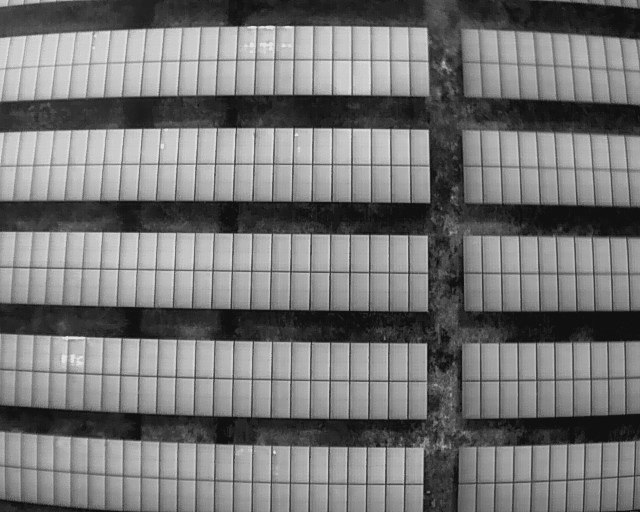
#> input picture Results/INPUT.jpg, 640 x 512 px
$ python ipcv_geometry.py
#> lines starting #> are read from the running program, lines starting #| are printed output that depends on the picture; after the words box and inside, x2 and y2 are one past the last pixel; in counts of white or black regions, pixels touching at a corner belong together
#> in run_demo, nadir is the input picture: shape (512, 640); min 3, max 236, mean 118.3
# ipcv_geometry.py
"""
Classical geometric computer vision for aerial PV thermography.

Oblique drone captures foreshorten module tables into trapezoids, which skews pixel
areas, defect sizes and cell pitch. This module recovers a metric top-down view of a
module table with a planar homography - no learning involved:

    1. Segmentation   Gaussian blur -> Otsu threshold (valid pixels only) ->
                      morphological opening (cuts ground-clutter bridges between
                      tables) and closing (refills cell/busbar grid lines) give a
                      binary mask of module surfaces.
    2. Contours       cv2.findContours extracts each table outline; the convex hull is
                      simplified with cv2.approxPolyDP (epsilon swept until exactly four
                      vertices remain, minAreaRect as a fallback).
    3. Homography     The four ordered corners (TL, TR, BR, BL) and the target rectangle
                      define H via cv2.getPerspectiveTransform (direct linear transform
                      with 4 correspondences, 8 DoF).
    4. Rectification  cv2.warpPerspective resamples the table into a normalised
                      640 x 640 orthographic frame (and an aspect-true variant).

Run directly for an evaluator demonstration:

    python ipcv_geometry.py                       # sample image, synthetic 28 deg pitch
    python ipcv_geometry.py --image my_oblique.jpg --no-simulate

The demo synthesises an oblique capture from the nadir sample using a physically
modelled camera rotation H = K R K^-1, then recovers the top-down view and reports the
corner re-projection error against ground truth and the normalised cross-correlation
between the recovered and the true top-down module table.
"""

from __future__ import annotations

import argparse
import os
import sys
from dataclasses import dataclass, field
from typing import Dict, List, Optional, Sequence, Tuple

import cv2
import numpy as np

PROJECT_ROOT = os.path.dirname(os.path.abspath(__file__))
DEFAULT_IMAGE = os.path.join(PROJECT_ROOT, "Results", "INPUT.jpg")
DEFAULT_FIGURE = os.path.join(PROJECT_ROOT, "Results", "HOMOGRAPHY_RECTIFICATION.png")
DEFAULT_RECTIFIED = os.path.join(PROJECT_ROOT, "Results", "RECTIFIED_PANEL.png")

CORNER_LABELS = ("TL", "TR", "BR", "BL")


@dataclass
class PanelQuad:
    """A module table outline approximated by an ordered quadrilateral."""

    corners: np.ndarray            # (4, 2) float32, ordered TL, TR, BR, BL
    contour_area: float            # pixel area enclosed by the raw contour
    quad_area: float               # pixel area of the fitted quadrilateral
    method: str                    # "approxPolyDP" or "minAreaRect"
    epsilon_frac: float            # approxPolyDP epsilon as a fraction of the perimeter
    contour: np.ndarray = field(repr=False, default=None)

    @property
    def rectangularity(self) -> float:
        """Contour area / quad area; 1.0 means the outline is a perfect quadrilateral."""
        return float(self.contour_area / self.quad_area) if self.quad_area > 0 else 0.0

    @property
    def centroid(self) -> np.ndarray:
        return self.corners.mean(axis=0)

    def edge_lengths(self) -> Tuple[float, float]:
        """Mean horizontal (top/bottom) and vertical (left/right) edge lengths in pixels."""
        tl, tr, br, bl = self.corners
        width = (np.linalg.norm(tr - tl) + np.linalg.norm(br - bl)) / 2.0
        height = (np.linalg.norm(bl - tl) + np.linalg.norm(br - tr)) / 2.0
        return float(width), float(height)

    # [12 lines left out: function to_dict, not called in this run]


@dataclass
class RectificationResult:
    """Output of a homography rectification."""

    warped: np.ndarray             # rectified image
    homography: np.ndarray         # 3x3 matrix mapping source -> rectified
    source_corners: np.ndarray     # (4, 2) source quad
    output_size: Tuple[int, int]   # (width, height)


def to_gray(image: np.ndarray) -> np.ndarray:
    """Converts BGR/RGB/gray uint8 input to a single-channel uint8 image."""
    if image.ndim == 2:
        return image
    if image.shape[2] == 4:
        image = image[:, :, :3]
    return cv2.cvtColor(image, cv2.COLOR_BGR2GRAY)


def segment_panel_mask(gray: np.ndarray, merge_rows: bool = False) -> np.ndarray:
    """
    Produces a binary mask of PV module surfaces.

    Module glass is warmer (brighter) than vegetation and gravel in operating
    conditions, so Otsu's threshold separates the two populations. The threshold is
    computed only over valid pixels, so zero padding from a previous warp cannot
    skew the histogram. Opening first (kernel wider than ground speckle bridges)
    disconnects neighbouring tables; a small closing then refills the dark
    inter-cell grid lines. With ``merge_rows`` a tall vertical closing also bridges
    the inter-row aisles so that a whole array block becomes one region.
    """
    gray = to_gray(gray)
    h, w = gray.shape[:2]
    blurred = cv2.GaussianBlur(gray, (5, 5), 0)
    valid = gray > 0
    if np.count_nonzero(valid) < 64:
        return np.zeros_like(gray)
    t_otsu, _ = cv2.threshold(blurred[valid].reshape(-1, 1), 0, 255,
                              cv2.THRESH_BINARY + cv2.THRESH_OTSU)
    mask = ((blurred > t_otsu) & valid).astype(np.uint8) * 255

    unit = max(3, int(round(min(h, w) / 128)))  # 4 px at 512-640 px resolution
    open_kernel = cv2.getStructuringElement(cv2.MORPH_ELLIPSE, (2 * unit - 1, 2 * unit - 1))
    close_kernel = cv2.getStructuringElement(cv2.MORPH_RECT, (unit + 1, unit + 1))
    mask = cv2.morphologyEx(mask, cv2.MORPH_OPEN, open_kernel, iterations=1)
    mask = cv2.morphologyEx(mask, cv2.MORPH_CLOSE, close_kernel, iterations=1)

    if merge_rows:
        tall = cv2.getStructuringElement(cv2.MORPH_RECT, (unit, 12 * unit))
        mask = cv2.morphologyEx(mask, cv2.MORPH_CLOSE, tall, iterations=1)

    # Fill interior holes (dark busbars / cold cells) so contours stay simple.
    contours, _ = cv2.findContours(mask, cv2.RETR_EXTERNAL, cv2.CHAIN_APPROX_SIMPLE)
    filled = np.zeros_like(mask)
    cv2.drawContours(filled, contours, -1, 255, thickness=cv2.FILLED)
    return filled


def order_corners(points: np.ndarray) -> np.ndarray:
    """
    Orders four points as TL, TR, BR, BL.

    Sorts by angle around the centroid (robust to rotations where the classic
    sum/difference heuristic fails), then rotates the cycle so the corner with the
    smallest x + y comes first.
    """
    pts = np.asarray(points, dtype=np.float32).reshape(4, 2)
    center = pts.mean(axis=0)
    angles = np.arctan2(pts[:, 1] - center[1], pts[:, 0] - center[0])
    pts = pts[np.argsort(angles)]           # clockwise in image coordinates (y down)
    start = int(np.argmin(pts.sum(axis=1)))
    return np.roll(pts, -start, axis=0).astype(np.float32)


def approximate_quadrilateral(contour: np.ndarray) -> Tuple[np.ndarray, str, float]:
    """
    Fits a 4-vertex polygon to a contour.

    The convex hull is simplified with cv2.approxPolyDP while epsilon is swept from 1%
    to 12% of the perimeter; the first 4-vertex result is accepted. If no epsilon
    yields exactly four vertices, the minimum-area rotated rectangle is used.
    """
    hull = cv2.convexHull(contour)
    perimeter = cv2.arcLength(hull, True)
    for eps_frac in np.linspace(0.01, 0.12, 23):
        approx = cv2.approxPolyDP(hull, float(eps_frac) * perimeter, True)
        if len(approx) == 4:
            return order_corners(approx.reshape(4, 2)), "approxPolyDP", float(eps_frac)
    box = cv2.boxPoints(cv2.minAreaRect(contour))
    return order_corners(box), "minAreaRect", 0.0


def refine_corners_line_fit(contour: np.ndarray, corners: np.ndarray) -> np.ndarray:
    """
    Sub-pixel corner refinement by least-squares edge fitting.

    approxPolyDP can only return vertices that lie on the (pixel-quantised) contour.
    Here every contour point is assigned to its nearest quad side; points in the
    central 80% of each side are fitted with a robust (Huber) line via cv2.fitLine,
    and each corner is re-computed as the intersection of its two adjacent lines.
    This averages hundreds of boundary pixels per edge, typically cutting the corner
    error from a few pixels to well under one pixel.
    """
    pts = contour.reshape(-1, 2).astype(np.float64)
    quad = order_corners(corners).astype(np.float64)
    if len(pts) < 16:
        return quad.astype(np.float32)

    sides = [(quad[i], quad[(i + 1) % 4]) for i in range(4)]
    distances, params = [], []
    for a, b in sides:
        ab = b - a
        t = np.clip(((pts - a) @ ab) / max(float(ab @ ab), 1e-9), 0.0, 1.0)
        distances.append(np.linalg.norm(pts - (a + t[:, None] * ab), axis=1))
        params.append(t)
    distances = np.stack(distances, axis=1)
    params = np.stack(params, axis=1)
    nearest = distances.argmin(axis=1)

    lines = []
    for i, (a, b) in enumerate(sides):
        selected = pts[(nearest == i) & (params[:, i] > 0.1) & (params[:, i] < 0.9)]
        if len(selected) < 4:
            selected = np.linspace(a, b, 10)
        vx, vy, x0, y0 = cv2.fitLine(selected.astype(np.float32), cv2.DIST_HUBER, 0, 0.01, 0.01).ravel()
        lines.append((np.array([x0, y0], dtype=np.float64), np.array([vx, vy], dtype=np.float64)))

    refined = []
    for i in range(4):
        (p1, d1), (p2, d2) = lines[(i - 1) % 4], lines[i]
        system = np.array([d1, -d2]).T
        if abs(np.linalg.det(system)) < 1e-9:
            refined.append(quad[i])
            continue
        s = np.linalg.solve(system, p2 - p1)
        refined.append(p1 + s[0] * d1)
    refined = np.array(refined, dtype=np.float32)

    # Guard against degenerate intersections (nearly parallel edges): keep the original.
    if np.max(np.linalg.norm(refined - quad.astype(np.float32), axis=1)) > 0.25 * np.ptp(quad, axis=0).max():
        return quad.astype(np.float32)
    return order_corners(refined)


def detect_panel_quads(
    image: np.ndarray,
    min_area_frac: float = 0.008,
    max_quads: int = 40,
    merge_rows: bool = False,
    refine: bool = True,
) -> Tuple[List[PanelQuad], np.ndarray]:
    """
    Detects module-table quadrilaterals.

    Contours smaller than ``min_area_frac`` of the frame are ignored. With ``refine``
    the approxPolyDP corners are refined to sub-pixel accuracy by edge line fitting.

    Returns:
        (quads sorted by area descending, binary segmentation mask)
    """
    gray = to_gray(image)
    h, w = gray.shape[:2]
    mask = segment_panel_mask(gray, merge_rows=merge_rows)
    # CHAIN_APPROX_NONE keeps every boundary pixel for the least-squares edge refinement.
    contours, _ = cv2.findContours(mask, cv2.RETR_EXTERNAL, cv2.CHAIN_APPROX_NONE)

    min_area = min_area_frac * h * w
    quads: List[PanelQuad] = []
    for contour in contours:
        area = float(cv2.contourArea(contour))
        if area < min_area:
            continue
        corners, method, eps = approximate_quadrilateral(contour)
        if refine:
            corners = refine_corners_line_fit(contour, corners)
            method = f"{method} + LSQ edge refinement"
        quad_area = float(cv2.contourArea(corners.reshape(-1, 1, 2)))
        if quad_area <= 0:
            continue
        quads.append(PanelQuad(corners=corners, contour_area=area, quad_area=quad_area,
                               method=method, epsilon_frac=eps, contour=contour))
    quads.sort(key=lambda q: q.contour_area, reverse=True)
    return quads[:max_quads], mask


def compute_homography(source_corners: np.ndarray, output_size: Tuple[int, int]) -> np.ndarray:
    """Solves the 3x3 homography mapping ordered source corners onto the output rectangle."""
    out_w, out_h = output_size
    destination = np.array([[0, 0], [out_w - 1, 0], [out_w - 1, out_h - 1], [0, out_h - 1]],
                           dtype=np.float32)
    return cv2.getPerspectiveTransform(order_corners(source_corners), destination)


def rectify_quad(
    image: np.ndarray,
    corners: np.ndarray,
    output_size: Tuple[int, int] = (640, 640),
) -> RectificationResult:
    """Warps the quadrilateral region into a fronto-parallel rectangle of ``output_size``."""
    H = compute_homography(corners, output_size)
    warped = cv2.warpPerspective(image, H, output_size, flags=cv2.INTER_CUBIC,
                                 borderMode=cv2.BORDER_CONSTANT, borderValue=0)
    return RectificationResult(warped=warped, homography=H,
                               source_corners=order_corners(corners), output_size=output_size)


def aspect_true_size(quad: PanelQuad, width: int = 640) -> Tuple[int, int]:
    """Output size that preserves the table's measured aspect ratio at a fixed width."""
    w_px, h_px = quad.edge_lengths()
    ratio = h_px / w_px if w_px > 0 else 1.0
    return width, max(16, int(round(width * ratio)))


def _hartley_normalizer(points: np.ndarray) -> np.ndarray:
    """Similarity transform moving points to zero mean and mean distance sqrt(2)."""
    pts = np.asarray(points, dtype=np.float64).reshape(-1, 2)
    center = pts.mean(axis=0)
    mean_dist = np.mean(np.linalg.norm(pts - center, axis=1))
    s = np.sqrt(2.0) / mean_dist if mean_dist > 1e-12 else 1.0
    return np.array([[s, 0, -s * center[0]], [0, s, -s * center[1]], [0, 0, 1]], dtype=np.float64)


def homography_diagnostics(
    H: np.ndarray,
    source_corners: Optional[np.ndarray] = None,
    output_size: Optional[Tuple[int, int]] = None,
) -> Dict[str, float]:
    """
    Numerical health of a homography.

    The raw condition number of H is dominated by its translation terms and is not
    meaningful, so when the correspondences are supplied the condition number is
    reported for the Hartley-normalised homography T_dst · H · T_src^-1 (the quantity
    that governs DLT stability). Also reports the 4-point re-projection residual and
    the projective (keystone) terms h31, h32.
    """
    Hn = H / H[2, 2] if abs(H[2, 2]) > 1e-12 else H
    diag = {
        "determinant": float(np.linalg.det(Hn)),
        "perspective_h31": float(Hn[2, 0]),
        "perspective_h32": float(Hn[2, 1]),
    }
    if source_corners is not None and output_size is not None:
        out_w, out_h = output_size
        src = order_corners(source_corners).astype(np.float64)
        dst = np.array([[0, 0], [out_w - 1, 0], [out_w - 1, out_h - 1], [0, out_h - 1]], dtype=np.float64)
        H_norm = _hartley_normalizer(dst) @ Hn @ np.linalg.inv(_hartley_normalizer(src))
        H_norm /= H_norm[2, 2]
        projected = cv2.perspectiveTransform(src.reshape(-1, 1, 2), Hn).reshape(4, 2)
        diag["normalized_condition_number"] = float(np.linalg.cond(H_norm))
        diag["reprojection_residual_px"] = float(np.linalg.norm(projected - dst, axis=1).mean())
    else:
        diag["normalized_condition_number"] = float(np.linalg.cond(Hn))
    return diag


def simulate_oblique_view(
    image: np.ndarray,
    pitch_deg: float = 28.0,
    roll_deg: float = 7.0,
    yaw_deg: float = 0.0,
    focal_scale: float = 1.1,
) -> Tuple[np.ndarray, np.ndarray]:
    """
    Synthesises an oblique capture of a planar scene from a nadir frame.

    A pure camera rotation induces the homography H = K R K^-1 (K: pinhole intrinsics
    with f = focal_scale * width). The result is re-centred and scaled to fit the
    original canvas.

    Returns:
        (oblique image, 3x3 ground-truth homography nadir -> oblique)
    """
#> called with pitch_deg = 28, roll_deg = 7, yaw_deg = 0, focal_scale = 1.1
    h, w = image.shape[:2]
    f = focal_scale * w
    K = np.array([[f, 0, w / 2.0], [0, f, h / 2.0], [0, 0, 1]], dtype=np.float64)
    p, r, y = np.deg2rad([pitch_deg, roll_deg, yaw_deg])
    Rx = np.array([[1, 0, 0], [0, np.cos(p), -np.sin(p)], [0, np.sin(p), np.cos(p)]])
    Ry = np.array([[np.cos(y), 0, np.sin(y)], [0, 1, 0], [-np.sin(y), 0, np.cos(y)]])
    Rz = np.array([[np.cos(r), -np.sin(r), 0], [np.sin(r), np.cos(r), 0], [0, 0, 1]])
    H_rot = K @ (Rz @ Ry @ Rx) @ np.linalg.inv(K)

    frame = np.array([[[0, 0]], [[w, 0]], [[w, h]], [[0, h]]], dtype=np.float64)
    projected = cv2.perspectiveTransform(frame, H_rot).reshape(4, 2)
    min_xy, max_xy = projected.min(axis=0), projected.max(axis=0)
    span = np.maximum(max_xy - min_xy, 1e-6)
    s = 0.96 * min(w / span[0], h / span[1])
    offset = np.array([w, h]) / 2.0 - s * (min_xy + max_xy) / 2.0
    S = np.array([[s, 0, offset[0]], [0, s, offset[1]], [0, 0, 1]], dtype=np.float64)
    H_true = S @ H_rot
    oblique = cv2.warpPerspective(image, H_true, (w, h), flags=cv2.INTER_LINEAR,
                                  borderMode=cv2.BORDER_CONSTANT, borderValue=0)
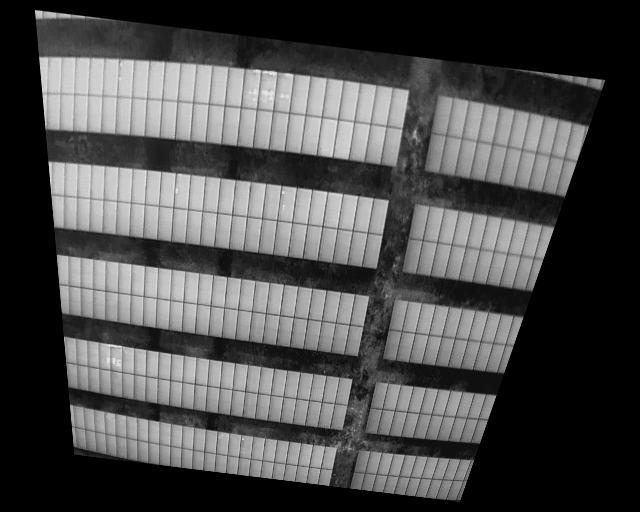
#> oblique: shape (512, 640); min 0, max 230, mean 76
    return oblique, H_true


def corner_reprojection_error(detected: np.ndarray, reference: np.ndarray) -> float:
    """Mean Euclidean distance (px) between two ordered corner sets."""
    return float(np.linalg.norm(order_corners(detected) - order_corners(reference), axis=1).mean())


def normalized_cross_correlation(a: np.ndarray, b: np.ndarray) -> float:
    """Zero-mean normalised cross-correlation of two equally sized grayscale images."""
    a = to_gray(a).astype(np.float64).ravel()
    b = to_gray(b).astype(np.float64).ravel()
    a -= a.mean()
    b -= b.mean()
    denom = np.sqrt((a * a).sum() * (b * b).sum())
    return float((a * b).sum() / denom) if denom > 0 else 0.0


def draw_quads(
    image: np.ndarray,
    quads: Sequence[PanelQuad],
    target_index: Optional[int] = 0,
) -> np.ndarray:
    """Draws all detected quads (green) and the rectification target (amber, with corner labels)."""
    canvas = cv2.cvtColor(image, cv2.COLOR_GRAY2BGR) if image.ndim == 2 else image.copy()
    scale = max(0.35, min(canvas.shape[:2]) / 1400.0)
    for i, quad in enumerate(quads):
        pts = quad.corners.astype(np.int32).reshape(-1, 1, 2)
        if quad.contour is not None:
            cv2.drawContours(canvas, [quad.contour], -1, (90, 160, 60), 1, cv2.LINE_AA)
        color = (11, 158, 245) if i == target_index else (80, 220, 120)
        cv2.polylines(canvas, [pts], True, color, 2 if i == target_index else 1, cv2.LINE_AA)
    if target_index is not None and 0 <= target_index < len(quads):
        for label, (x, y) in zip(CORNER_LABELS, quads[target_index].corners):
            center = (int(round(x)), int(round(y)))
            cv2.circle(canvas, center, 5, (11, 158, 245), -1, cv2.LINE_AA)
            cv2.circle(canvas, center, 5, (15, 15, 15), 1, cv2.LINE_AA)
            tx = min(max(center[0] + 6, 2), canvas.shape[1] - 30)
            ty = min(max(center[1] - 6, 14), canvas.shape[0] - 4)
            cv2.putText(canvas, label, (tx, ty), cv2.FONT_HERSHEY_SIMPLEX, scale, (15, 15, 15), 3, cv2.LINE_AA)
            cv2.putText(canvas, label, (tx, ty), cv2.FONT_HERSHEY_SIMPLEX, scale, (11, 158, 245), 1, cv2.LINE_AA)
    return canvas


# [33 lines left out: function analyze_panel_geometry, not called in this run]


def _match_quad(quads: Sequence[PanelQuad], expected_centroid: np.ndarray) -> Optional[int]:
    """Index of the quad whose centroid is nearest ``expected_centroid``."""
    if not quads:
        return None
    distances = [float(np.linalg.norm(q.centroid - expected_centroid)) for q in quads]
    return int(np.argmin(distances))


def _format_matrix(H: np.ndarray) -> str:
    return "\n".join("      [" + "  ".join(f"{v:+11.5f}" for v in row) + " ]" for row in H)


def run_demo(
    image_path: str,
    figure_path: str,
    rectified_path: str,
    simulate: bool = True,
    pitch_deg: float = 28.0,
    roll_deg: float = 7.0,
    size: int = 640,
) -> Dict[str, object]:
    """
    End-to-end evaluator demonstration. Writes a figure and the rectified table and
    returns the numeric results (also printed to the console).
    """
    nadir = cv2.imread(image_path, cv2.IMREAD_GRAYSCALE)
    if nadir is None:
        raise FileNotFoundError(f"Could not read image '{image_path}'.")

    if simulate:
        scene, H_true = simulate_oblique_view(nadir, pitch_deg=pitch_deg, roll_deg=roll_deg)
#> H_true = [[0.634, 0.104, 24.89], [0.0779, 0.921, 7.29], [0, 0.000667, 0.712]]
    else:
        scene, H_true = nadir, None

    quads, mask = detect_panel_quads(scene)
#> in segment_panel_mask, `valid = gray > 0`:
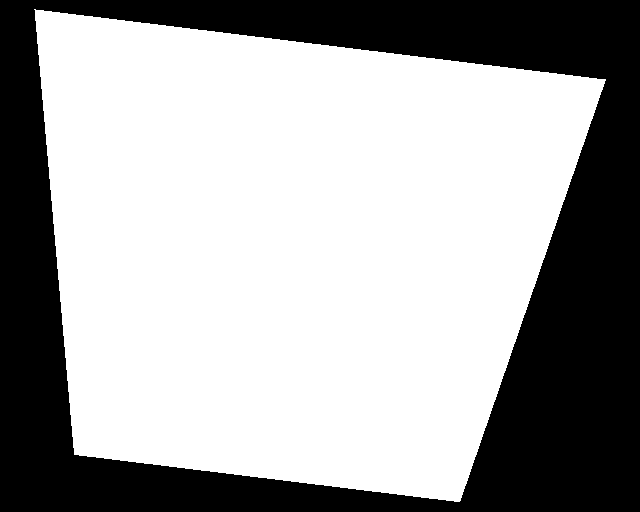
#> valid: shape (512, 640) bool; 64.4% white; 1 black region, box (x1, y1, x2, y2) and area: (0, 0, 640, 512) 116739
#> in segment_panel_mask, `t_otsu, _ = cv2.threshold(blurred[valid].reshape(-1, 1), 0, 255, cv2.T..`: t_otsu = 104
#> in segment_panel_mask, `mask = ((blurred > t_otsu) & valid).astype(np.uint8) * 255`:
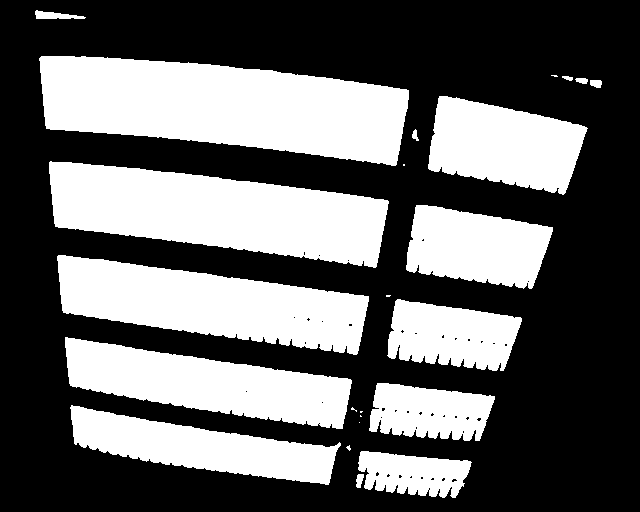
#> mask: shape (512, 640); 39.6% white; 24 white regions (8 under 20 px), largest, box (x1, y1, x2, y2) and area: (39, 56, 409, 166) 27888, (49, 161, 389, 268) 22697, (57, 255, 369, 355) 18100
#> in segment_panel_mask, `mask = cv2.morphologyEx(mask, cv2.MORPH_OPEN, open_kernel, iterations=1)`:
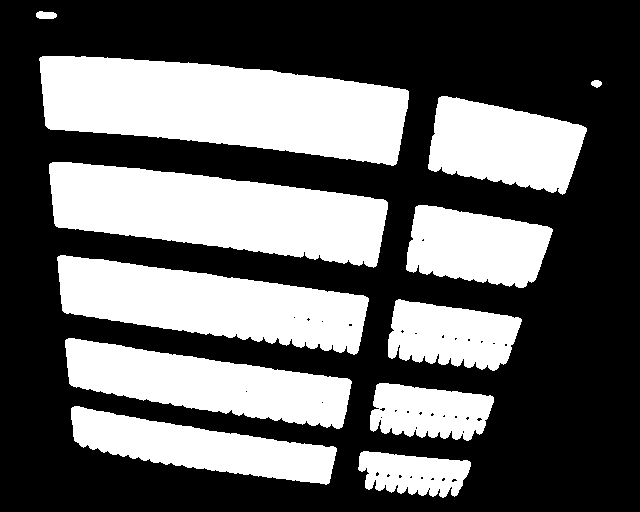
#> mask: shape (512, 640); 39.3% white; 12 white regions, largest, box (x1, y1, x2, y2) and area: (39, 56, 409, 166) 27879, (49, 162, 388, 268) 22657, (57, 255, 369, 355) 18035
#> in segment_panel_mask, `mask = cv2.morphologyEx(mask, cv2.MORPH_CLOSE, close_kernel, iteration..`:
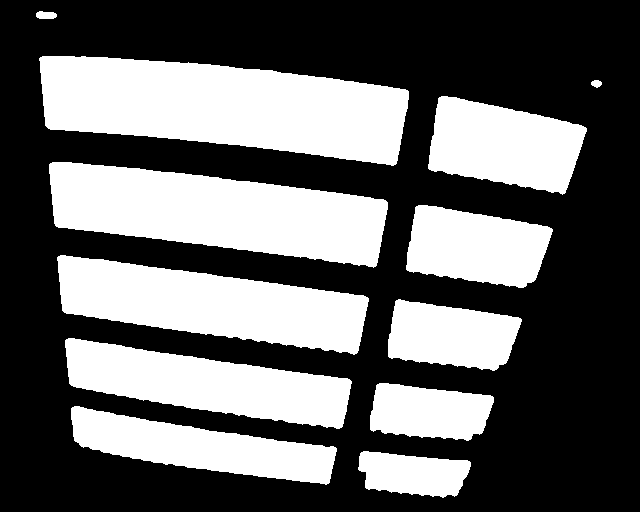
#> mask: shape (512, 640); 39.6% white; 12 white regions
#> in segment_panel_mask, `contours, _ = cv2.findContours(mask, cv2.RETR_EXTERNAL, cv2.CHAIN_APPR..`: contours = 12 contours; largest, box (x1, y1, x2, y2) and area: (39, 56, 409, 166) 27470, (49, 162, 388, 268) 22310, (57, 255, 369, 355) 17778, (65, 338, 352, 429) 13904, (428, 96, 587, 195) 10594
#> (the rest of the program and of its run is left out)
